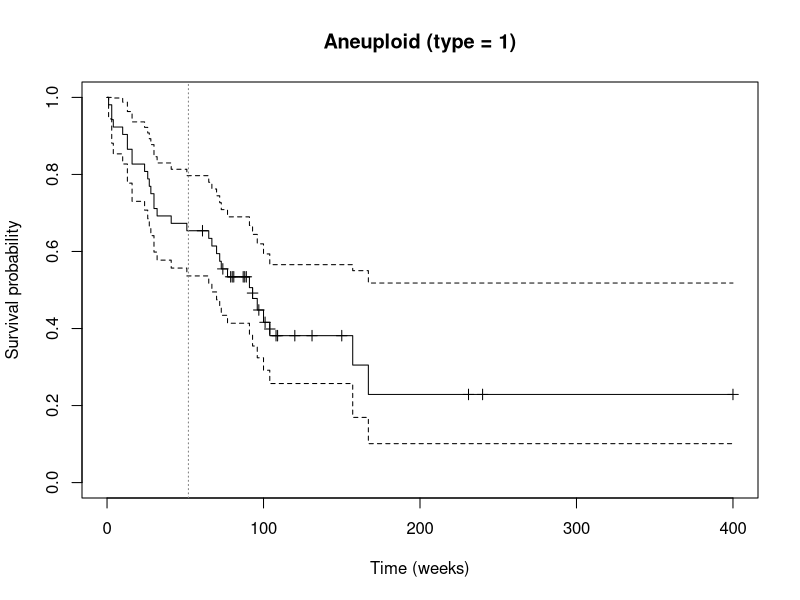
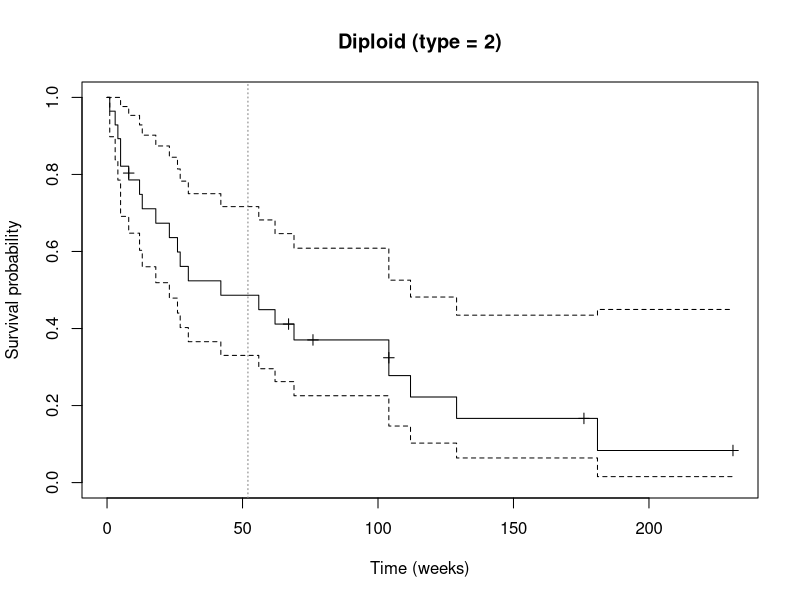

Write the R code that produced these figures, in order.
## ---- chunk 1
knitr::opts_chunk$set(echo = TRUE, message = FALSE, warning = FALSE,
                      fig.width = 6, fig.height = 4)
library(survival)
library(KMsurv)
## ---- chunk 2
data(tongue)
str(tongue)
table(tongue$type)

aneu <- subset(tongue, type == 1)
dipl <- subset(tongue, type == 2)

fit_aneu <- survfit(Surv(time, delta) ~ 1, data = aneu, conf.type = "log")
fit_dipl <- survfit(Surv(time, delta) ~ 1, data = dipl, conf.type = "log")
## ---- chunk 3
plot(fit_aneu, conf.int = TRUE, mark.time = TRUE,
     xlab = "Time (weeks)", ylab = "Survival probability",
     main = "Aneuploid (type = 1)")
abline(v = 52, lty = 3, col = "grey50")
## ---- chunk 4
plot(fit_dipl, conf.int = TRUE, mark.time = TRUE,
     xlab = "Time (weeks)", ylab = "Survival probability",
     main = "Diploid (type = 2)")
abline(v = 52, lty = 3, col = "grey50")
## ---- chunk 5
summary(fit_aneu, times = 52)
summary(fit_dipl, times = 52)
